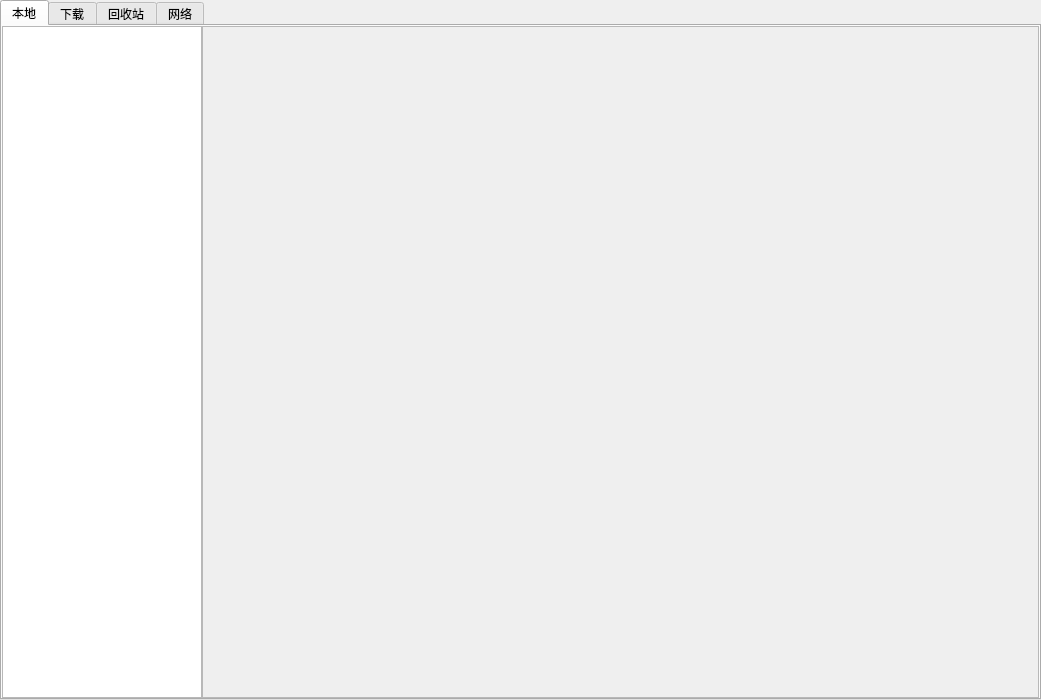
<?xml version="1.0" encoding="UTF-8"?>
<ui version="4.0">
 <class>Manga</class>
 <widget class="QWidget" name="Manga">
  <property name="enabled">
   <bool>true</bool>
  </property>
  <property name="geometry">
   <rect>
    <x>0</x>
    <y>0</y>
    <width>1041</width>
    <height>700</height>
   </rect>
  </property>
  <property name="minimumSize">
   <size>
    <width>0</width>
    <height>700</height>
   </size>
  </property>
  <property name="windowTitle">
   <string>Manga</string>
  </property>
  <layout class="QHBoxLayout" name="horizontalLayout_2">
   <property name="leftMargin">
    <number>0</number>
   </property>
   <property name="topMargin">
    <number>0</number>
   </property>
   <property name="rightMargin">
    <number>0</number>
   </property>
   <property name="bottomMargin">
    <number>0</number>
   </property>
   <item>
    <widget class="QTabWidget" name="tabWidget">
     <property name="tabPosition">
      <enum>QTabWidget::North</enum>
     </property>
     <property name="tabShape">
      <enum>QTabWidget::Rounded</enum>
     </property>
     <property name="currentIndex">
      <number>0</number>
     </property>
     <property name="iconSize">
      <size>
       <width>16</width>
       <height>16</height>
      </size>
     </property>
     <property name="elideMode">
      <enum>Qt::ElideNone</enum>
     </property>
     <property name="tabsClosable">
      <bool>false</bool>
     </property>
     <widget class="QWidget" name="tonjinshiTable">
      <attribute name="title">
       <string>本地</string>
      </attribute>
      <layout class="QHBoxLayout" name="horizontalLayout" stretch="1,6">
       <property name="spacing">
        <number>0</number>
       </property>
       <property name="leftMargin">
        <number>0</number>
       </property>
       <property name="topMargin">
        <number>0</number>
       </property>
       <property name="rightMargin">
        <number>0</number>
       </property>
       <property name="bottomMargin">
        <number>0</number>
       </property>
       <item>
        <widget class="QTreeWidget" name="artistTree">
         <property name="minimumSize">
          <size>
           <width>200</width>
           <height>0</height>
          </size>
         </property>
         <property name="verticalScrollBarPolicy">
          <enum>Qt::ScrollBarAlwaysOff</enum>
         </property>
         <property name="horizontalScrollBarPolicy">
          <enum>Qt::ScrollBarAlwaysOff</enum>
         </property>
         <property name="headerHidden">
          <bool>true</bool>
         </property>
         <property name="columnCount">
          <number>2</number>
         </property>
         <attribute name="headerVisible">
          <bool>false</bool>
         </attribute>
         <attribute name="headerCascadingSectionResizes">
          <bool>false</bool>
         </attribute>
         <attribute name="headerDefaultSectionSize">
          <number>130</number>
         </attribute>
         <attribute name="headerMinimumSectionSize">
          <number>40</number>
         </attribute>
         <column>
          <property name="text">
           <string notr="true">1</string>
          </property>
         </column>
         <column>
          <property name="text">
           <string notr="true">2</string>
          </property>
         </column>
        </widget>
       </item>
       <item>
        <widget class="QScrollArea" name="ImageScrollArea">
         <property name="widgetResizable">
          <bool>true</bool>
         </property>
         <widget class="QWidget" name="scrollAreaWidgetContents">
          <property name="geometry">
           <rect>
            <x>0</x>
            <y>0</y>
            <width>833</width>
            <height>673</height>
           </rect>
          </property>
          <layout class="QGridLayout" name="gridLayout"/>
         </widget>
        </widget>
       </item>
      </layout>
     </widget>
     <widget class="QWidget" name="downloadTable">
      <attribute name="title">
       <string>下载</string>
      </attribute>
      <layout class="QVBoxLayout" name="verticalLayout_2">
       <item>
        <widget class="ExDownload" name="widget" native="true"/>
       </item>
      </layout>
     </widget>
     <widget class="QWidget" name="recycleTable">
      <attribute name="title">
       <string>回收站</string>
      </attribute>
      <layout class="QVBoxLayout" name="verticalLayout_3">
       <property name="spacing">
        <number>0</number>
       </property>
       <property name="leftMargin">
        <number>0</number>
       </property>
       <property name="topMargin">
        <number>0</number>
       </property>
       <property name="rightMargin">
        <number>0</number>
       </property>
       <property name="bottomMargin">
        <number>0</number>
       </property>
       <item>
        <widget class="MyRecycleItem" name="recycleItem" native="true"/>
       </item>
      </layout>
     </widget>
     <widget class="QWidget" name="tab">
      <attribute name="title">
       <string>网络</string>
      </attribute>
     </widget>
    </widget>
   </item>
  </layout>
 </widget>
 <customwidgets>
  <customwidget>
   <class>MyRecycleItem</class>
   <extends>QWidget</extends>
   <header>manga.MyQtWidgets</header>
   <container>1</container>
  </customwidget>
  <customwidget>
   <class>ExDownload</class>
   <extends>QWidget</extends>
   <header>manga.MyQtWidgets</header>
   <container>1</container>
  </customwidget>
 </customwidgets>
 <resources/>
 <connections/>
</ui>
